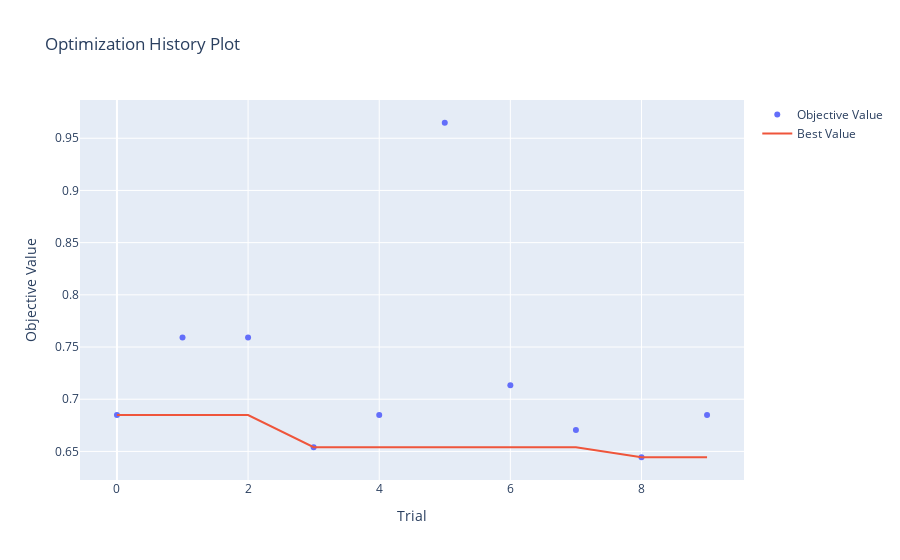

The code cell stored with this chart in its notebook:
### Code cell
optuna.visualization.plot_optimization_history(study)

### Figure 1 — Plotly figure (JSON) as saved in the notebook; plotly's stock layout.template omitted (floating-point values rounded to 4 significant figures)
{"data": [{"mode": "markers", "name": "Objective Value", "type": "scatter", "x": [0, 1, 2, 3, 4, 5, 6, 7, 8, 9], "y": [0.6849, 0.7592, 0.7592, 0.6541, 0.685, 0.9649, 0.7134, 0.6706, 0.6444, 0.6849]}, {"mode": "lines", "name": "Best Value", "type": "scatter", "x": [0, 1, 2, 3, 4, 5, 6, 7, 8, 9], "y": [0.6849, 0.6849, 0.6849, 0.6541, 0.6541, 0.6541, 0.6541, 0.6541, 0.6444, 0.6444]}, {"marker": {"color": "#cccccc"}, "mode": "markers", "name": "Infeasible Trial", "showlegend": false, "type": "scatter", "x": [], "y": []}], "layout": {"title": {"text": "Optimization History Plot"}, "xaxis": {"title": {"text": "Trial"}}, "yaxis": {"title": {"text": "Objective Value"}}}}
